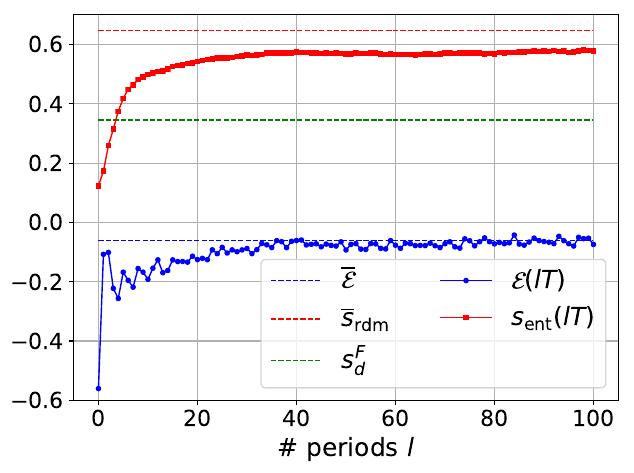

The script that saved this image:
##################################################################################
#                            example 1                                           #
#     In this example we show how to use some of QuSpin's tools for studying     #
#     Floquet systems by analysing the heating in a periodically driven    		 #
#     spin chain. We also show how to construct more complicated multi-spin      #
#     interactions using QuSpin's interface.                                     #
##################################################################################
from quspin.operators import hamiltonian # Hamiltonians and operators
from quspin.basis import spin_basis_1d # Hilbert space spin basis
from quspin.tools.measurements import obs_vs_time, diag_ensemble # t_dep measurements
from quspin.tools.Floquet import Floquet, Floquet_t_vec # Floquet Hamiltonian
import numpy as np # generic math functions
#
##### define model parameters #####
L=14 # system size
J=1.0 # spin interaction
g=0.809 # transverse field
h=0.9045 # parallel field
Omega=4.5 # drive frequency
#
##### set up alternating Hamiltonians #####
# define time-reversal symmetric periodic step drive
def drive(t,Omega):
	return np.sign(np.cos(Omega*t))
drive_args=[Omega]
# compute basis in the 0-total momentum and +1-parity sector
basis=spin_basis_1d(L=L,a=1,kblock=0,pblock=1)
# define PBC site-coupling lists for operators
x_field_pos=[[+g,i]	for i in range(L)]
x_field_neg=[[-g,i]	for i in range(L)]
z_field=[[h,i]		for i in range(L)]
J_nn=[[J,i,(i+1)%L] for i in range(L)] # PBC
# static and dynamic lists
static=[["zz",J_nn],["z",z_field],["x",x_field_pos]]
dynamic=[["zz",J_nn,drive,drive_args],
		 ["z",z_field,drive,drive_args],["x",x_field_neg,drive,drive_args]]
# compute Hamiltonians
H=0.5*hamiltonian(static,dynamic,dtype=np.float64,basis=basis)
#
##### set up second-order van Vleck Floquet Hamiltonian #####
# zeroth-order term
Heff_0=0.5*hamiltonian(static,[],dtype=np.float64,basis=basis)
# second-order term: site-coupling lists
Heff2_term_1=[[+J**2*g,i,(i+1)%L,(i+2)%L] for i in range(L)] # PBC
Heff2_term_2=[[+J*g*h, i,(i+1)%L] for i in range(L)] # PBC
Heff2_term_3=[[-J*g**2,i,(i+1)%L] for i in range(L)] # PBC
Heff2_term_4=[[+J**2*g+0.5*h**2*g,i] for i in range(L)]
Heff2_term_5=[[0.5*h*g**2,		  i] for i in range(L)]
# define static list
Heff_static=[["zxz",Heff2_term_1],
			 ["xz",Heff2_term_2],["zx",Heff2_term_2],
			 ["yy",Heff2_term_3],["zz",Heff2_term_2],
			 ["x",Heff2_term_4],
			 ["z",Heff2_term_5]							] 
# compute van Vleck Hamiltonian
Heff_2=hamiltonian(Heff_static,[],dtype=np.float64,basis=basis)
Heff_2*=-np.pi**2/(12.0*Omega**2)
# zeroth + second order van Vleck Floquet Hamiltonian
Heff_02=Heff_0+Heff_2
#
##### set up second-order van Vleck Kick operator #####
Keff2_term_1=[[J*g,i,(i+1)%L] for i in range(L)] # PBC
Keff2_term_2=[[h*g,i] for i in range(L)]
# define static list
Keff_static=[["zy",Keff2_term_1],["yz",Keff2_term_1],["y",Keff2_term_2]]
Keff_02=hamiltonian(Keff_static,[],dtype=np.complex128,basis=basis)
Keff_02*=np.pi**2/(8.0*Omega**2)
#
##### rotate Heff to stroboscopic basis #####
# e^{-1j*Keff_02} Heff_02 e^{+1j*Keff_02}
HF_02 = Heff_02.rotate_by(Keff_02,generator=True,a=1j) 
#
##### define time vector of stroboscopic times with 100 cycles #####
t=Floquet_t_vec(Omega,100,len_T=1) # t.vals=times, t.i=init. time, t.T=drive period
#
##### calculate exact Floquet eigensystem #####
t_list=np.array([0.0,t.T/4.0,3.0*t.T/4.0])+np.finfo(float).eps # times to evaluate H
dt_list=np.array([t.T/4.0,t.T/2.0,t.T/4.0]) # time step durations to apply H for
Floq=Floquet({'H':H,'t_list':t_list,'dt_list':dt_list},VF=True) # call Floquet class
VF=Floq.VF # read off Floquet states
EF=Floq.EF # read off quasienergies
#
##### calculate initial state (GS of HF_02) and its energy
EF_02, psi_i = HF_02.eigsh(k=1,which="SA",maxiter=1E4)
psi_i = psi_i.reshape((-1,))
#
##### time-dependent measurements
# calculate measurements
Sent_args = {"basis":basis,"chain_subsys":[j for j in range(L//2)]}
#meas = obs_vs_time((psi_i,EF,VF),t.vals,{"E_time":HF_02/L},Sent_args=Sent_args)
#"""
# alternative way by solving Schroedinger's eqn
psi_t = H.evolve(psi_i,t.i,t.vals,iterate=True,rtol=1E-9,atol=1E-9)
meas = obs_vs_time(psi_t,t.vals,{"E_time":HF_02/L},Sent_args=Sent_args)
#"""
# read off measurements
Energy_t = meas["E_time"]
Entropy_t = meas["Sent_time"]["Sent"]
#
##### calculate diagonal ensemble measurements
DE_args = {"Obs":HF_02,"Sd_Renyi":True,"Srdm_Renyi":True,"Srdm_args":Sent_args}
DE = diag_ensemble(L,psi_i,EF,VF,**DE_args)
Ed = DE["Obs_pure"]
Sd = DE["Sd_pure"]
Srdm=DE["Srdm_pure"]
#
##### plot results #####
import matplotlib.pyplot as plt
import pylab
# define legend labels
str_E_t = "$\\mathcal{E}(lT)$"
str_Sent_t = "$s_\mathrm{ent}(lT)$"
str_Ed = "$\\overline{\mathcal{E}}$"
str_Srdm = "$\\overline{s}_\mathrm{rdm}$"
str_Sd = "$s_d^F$"
# plot infinite-time data
fig = plt.figure()
plt.plot(t.vals/t.T,Ed*np.ones(t.vals.shape),"b--",linewidth=1,label=str_Ed)
plt.plot(t.vals/t.T,Srdm*np.ones(t.vals.shape),"r--",linewidth=1,label=str_Srdm)
plt.plot(t.vals/t.T,Sd*np.ones(t.vals.shape),"g--",linewidth=1,label=str_Sd)
# plot time-dependent data
plt.plot(t.vals/t.T,Energy_t,"b-o",linewidth=1,label=str_E_t,markersize=3.0)
plt.plot(t.vals/t.T,Entropy_t,"r-s",linewidth=1,label=str_Sent_t,markersize=3.0)
# label axes
plt.xlabel("$\\#\ \\mathrm{periods}\\ l$",fontsize=18)
# set y axis limits
plt.ylim([-0.6,0.7])
# display legend
plt.legend(loc="lower right",ncol=2,fontsize=18)
# update axis font size
plt.tick_params(labelsize=16)
# turn on grid
plt.grid(True)
# save figure
fig.savefig('example2.pdf', bbox_inches='tight')
# show plot
plt.show() 
